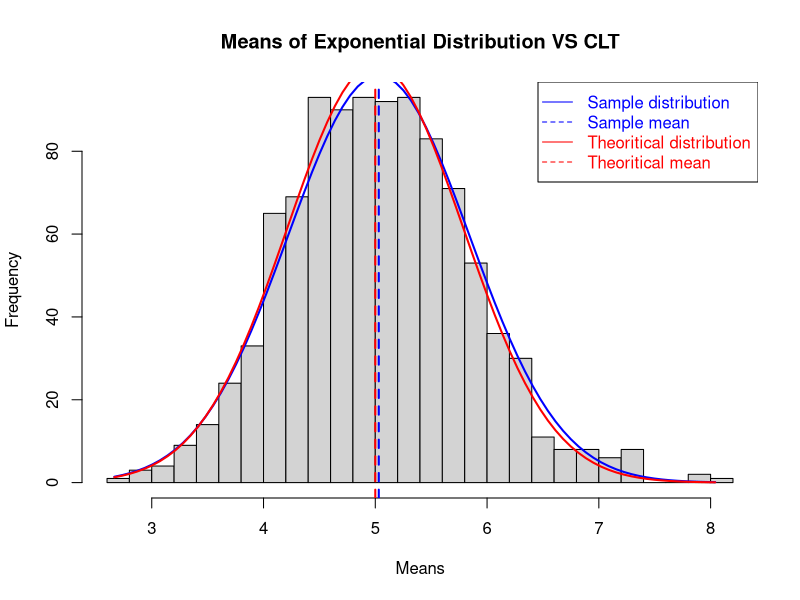

Recreate this plot in R.
## ---- chunk 1
knitr::opts_chunk$set(echo = TRUE)
## ---- chunk 2
options(tinytex.verbose = TRUE)
## ---- chunk 3
lambda<-.2;n<-40;mns = NULL;for (i in 1 : 1000) mns = c(mns, mean(rexp(n,lambda)))
h<-hist(mns, breaks=20,xlab="Means", main="Means of Exponential Distribution VS CLT") 
xfit<-seq(min(mns),max(mns),length=80) 
yfit<-dnorm(xfit,mean=mean(mns),sd=sd(mns)) 
yfit <- yfit*diff(h$mids[1:2])*length(mns) 
lines(xfit, yfit, col="blue", lwd=2)
yfitt<-dnorm(xfit,mean=mean(1/lambda),sd=(1/lambda)/sqrt(n)) 
yfitt <- yfitt*diff(h$mids[1:2])*length(mns) 
lines(xfit, yfitt, col="red", lwd=2)
abline(v=mean(mns), col='blue', lwd=2, lty=2);abline(v=1/lambda, col='red', lwd=2, lty=2)
legend(x= 'topright', legend= c("Sample distribution", "Sample mean", "Theoritical distribution", "Theoritical mean"), col = c('blue','blue','red','red'),text.col = c('blue','blue','red','red'), lty = c(1,2,1,2),merge = TRUE)
